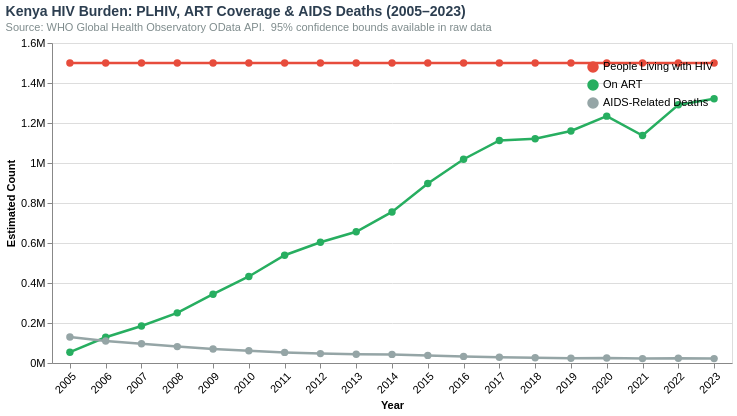

The notebook cell this image was saved under:
### Code cell
# Chart 1. Kenya HIV Burden: PLHIV, On ART, AIDS Deaths
df_c1 = (
    df_cascade[["year","plhiv","on_art","hiv_related_deaths"]]
    .melt(id_vars="year", var_name="metric", value_name="count")
    .dropna()
)
df_c1["label"] = df_c1["metric"].map({
    "plhiv":       "People Living with HIV",
    "on_art":      "On ART",
    "hiv_related_deaths": "AIDS-Related Deaths",
})

burden_pal = alt.Scale(
    domain=["People Living with HIV","On ART","AIDS-Related Deaths"],
    range=["#E74C3C","#27AE60","#95A5A6"]
)

chart1 = (
    alt.Chart(df_c1)
    .mark_line(point=alt.OverlayMarkDef(size=55, filled=True), strokeWidth=2.5)
    .encode(
        x=alt.X("year:O", title="Year",
                 axis=alt.Axis(labelAngle=-45, labelFontSize=11)),
        y=alt.Y("count:Q", title="Estimated Count",
                 axis=alt.Axis(format="~s", labelFontSize=11)),
        color=alt.Color("label:N", scale=burden_pal,
                         legend=alt.Legend(title=None, orient="top-right",
                                           labelFontSize=11)),
        tooltip=[
            alt.Tooltip("year:O", title="Year"),
            alt.Tooltip("label:N", title="Metric"),
            alt.Tooltip("count:Q", title="Count", format=",.0f"),
        ],
    )
    .properties(
        width=680, height=320,
        title=alt.TitleParams(
            text="Kenya HIV Burden: PLHIV, ART Coverage & AIDS Deaths (2005–2023)",
            subtitle="Source: WHO Global Health Observatory OData API.  95% confidence bounds available in raw data",
            **BASE_TITLE,
        ),
    )
    .interactive()
)
chart1

### Figure 1 — Vega-Lite specification as saved in the notebook (floating-point values rounded to 4 significant figures)
{"config": {"view": {"continuousWidth": 300, "continuousHeight": 300}}, "data": {"name": "data-99a6e327b0535487febb71636e54fccf"}, "mark": {"type": "line", "point": {"filled": true, "size": 55}, "strokeWidth": 2.5}, "encoding": {"color": {"field": "label", "legend": {"labelFontSize": 11, "orient": "top-right", "title": null}, "scale": {"domain": ["People Living with HIV", "On ART", "AIDS-Related Deaths"], "range": ["#E74C3C", "#27AE60", "#95A5A6"]}, "type": "nominal"}, "tooltip": [{"field": "year", "title": "Year", "type": "ordinal"}, {"field": "label", "title": "Metric", "type": "nominal"}, {"field": "count", "format": ",.0f", "title": "Count", "type": "quantitative"}], "x": {"axis": {"labelAngle": -45, "labelFontSize": 11}, "field": "year", "title": "Year", "type": "ordinal"}, "y": {"axis": {"format": "~s", "labelFontSize": 11}, "field": "count", "title": "Estimated Count", "type": "quantitative"}}, "height": 320, "params": [{"name": "param_1e9efca18e7a2868", "select": {"type": "interval", "encodings": ["x", "y"]}, "bind": "scales"}], "title": {"text": "Kenya HIV Burden: PLHIV, ART Coverage & AIDS Deaths (2005–2023)", "anchor": "start", "color": "#2C3E50", "fontSize": 14, "subtitle": "Source: WHO Global Health Observatory OData API.  95% confidence bounds available in raw data", "subtitleColor": "#7F8C8D", "subtitleFontSize": 11}, "width": 680, "$schema": "https://vega.github.io/schema/vega-lite/v6.4.1.json", "datasets": {"data-99a6e327b0535487febb71636e54fccf": [{"year": 2005, "metric": "plhiv", "count": 1500000.0, "label": "People Living with HIV"}, {"year": 2006, "metric": "plhiv", "count": 1500000.0, "label": "People Living with HIV"}, {"year": 2007, "metric": "plhiv", "count": 1500000.0, "label": "People Living with HIV"}, {"year": 2008, "metric": "plhiv", "count": 1500000.0, "label": "People Living with HIV"}, {"year": 2009, "metric": "plhiv", "count": 1500000.0, "label": "People Living with HIV"}, {"year": 2010, "metric": "plhiv", "count": 1500000.0, "label": "People Living with HIV"}, {"year": 2011, "metric": "plhiv", "count": 1500000.0, "label": "People Living with HIV"}, {"year": 2012, "metric": "plhiv", "count": 1500000.0, "label": "People Living with HIV"}, {"year": 2013, "metric": "plhiv", "count": 1500000.0, "label": "People Living with HIV"}, {"year": 2014, "metric": "plhiv", "count": 1500000.0, "label": "People Living with HIV"}, {"year": 2015, "metric": "plhiv", "count": 1500000.0, "label": "People Living with HIV"}, {"year": 2016, "metric": "plhiv", "count": 1500000.0, "label": "People Living with HIV"}, {"year": 2017, "metric": "plhiv", "count": 1500000.0, "label": "People Living with HIV"}, {"year": 2018, "metric": "plhiv", "count": 1500000.0, "label": "People Living with HIV"}, {"year": 2019, "metric": "plhiv", "count": 1500000.0, "label": "People Living with HIV"}, {"year": 2020, "metric": "plhiv", "count": 1500000.0, "label": "People Living with HIV"}, {"year": 2021, "metric": "plhiv", "count": 1500000.0, "label": "People Living with HIV"}, {"year": 2022, "metric": "plhiv", "count": 1500000.0, "label": "People Living with HIV"}, {"year": 2023, "metric": "plhiv", "count": 1500000.0, "label": "People Living with HIV"}, {"year": 2005, "metric": "on_art", "count": 54090.0, "label": "On ART"}, {"year": 2006, "metric": "on_art", "count": 128700.0, "label": "On ART"}, {"year": 2007, "metric": "on_art", "count": 184900.0, "label": "On ART"}, {"year": 2008, "metric": "on_art", "count": 250600.0, "label": "On ART"}, {"year": 2009, "metric": "on_art", "count": 343900.0, "label": "On ART"}, {"year": 2010, "metric": "on_art", "count": 432600.0, "label": "On ART"}, {"year": 2011, "metric": "on_art", "count": 539000.0, "label": "On ART"}, {"year": 2012, "metric": "on_art", "count": 604000.0, "label": "On ART"}, {"year": 2013, "metric": "on_art", "count": 656400.0, "label": "On ART"}, {"year": 2014, "metric": "on_art", "count": 755200.0, "label": "On ART"}, {"year": 2015, "metric": "on_art", "count": 897600.0, "label": "On ART"}, {"year": 2016, "metric": "on_art", "count": 1019000.0, "label": "On ART"}, {"year": 2017, "metric": "on_art", "count": 1113000.0, "label": "On ART"}, {"year": 2018, "metric": "on_art", "count": 1121000.0, "label": "On ART"}, {"year": 2019, "metric": "on_art", "count": 1160000.0, "label": "On ART"}, {"year": 2020, "metric": "on_art", "count": 1234000.0, "label": "On ART"}, {"year": 2021, "metric": "on_art", "count": 1137000.0, "label": "On ART"}, {"year": 2022, "metric": "on_art", "count": 1291000.0, "label": "On ART"}, {"year": 2023, "metric": "on_art", "count": 1321000.0, "label": "On ART"}, {"year": 2005, "metric": "hiv_related_deaths", "count": 130000.0, "label": "AIDS-Related Deaths"}, {"year": 2006, "metric": "hiv_related_deaths", "count": 110000.0, "label": "AIDS-Related Deaths"}, {"year": 2007, "metric": "hiv_related_deaths", "count": 96000.0, "label": "AIDS-Related Deaths"}, {"year": 2008, "metric": "hiv_related_deaths", "count": 82000.0, "label": "AIDS-Related Deaths"}, {"year": 2009, "metric": "hiv_related_deaths", "count": 70000.0, "label": "AIDS-Related Deaths"}, {"year": 2010, "metric": "hiv_related_deaths", "count": 61000.0, "label": "AIDS-Related Deaths"}, {"year": 2011, "metric": "hiv_related_deaths", "count": 53000.0, "label": "AIDS-Related Deaths"}, {"year": 2012, "metric": "hiv_related_deaths", "count": 47000.0, "label": "AIDS-Related Deaths"}, {"year": 2013, "metric": "hiv_related_deaths", "count": 44000.0, "label": "AIDS-Related Deaths"}, {"year": 2014, "metric": "hiv_related_deaths", "count": 43000.0, "label": "AIDS-Related Deaths"}, {"year": 2015, "metric": "hiv_related_deaths", "count": 38000.0, "label": "AIDS-Related Deaths"}, {"year": 2016, "metric": "hiv_related_deaths", "count": 33000.0, "label": "AIDS-Related Deaths"}, {"year": 2017, "metric": "hiv_related_deaths", "count": 29000.0, "label": "AIDS-Related Deaths"}, {"year": 2018, "metric": "hiv_related_deaths", "count": 26000.0, "label": "AIDS-Related Deaths"}, {"year": 2019, "metric": "hiv_related_deaths", "count": 24000.0, "label": "AIDS-Related Deaths"}, {"year": 2020, "metric": "hiv_related_deaths", "count": 25000.0, "label": "AIDS-Related Deaths"}, {"year": 2021, "metric": "hiv_related_deaths", "count": 22000.0, "label": "AIDS-Related Deaths"}, {"year": 2022, "metric": "hiv_related_deaths", "count": 24000.0, "label": "AIDS-Related Deaths"}, {"year": 2023, "metric": "hiv_related_deaths", "count": 22000.0, "label": "AIDS-Related Deaths"}]}}
